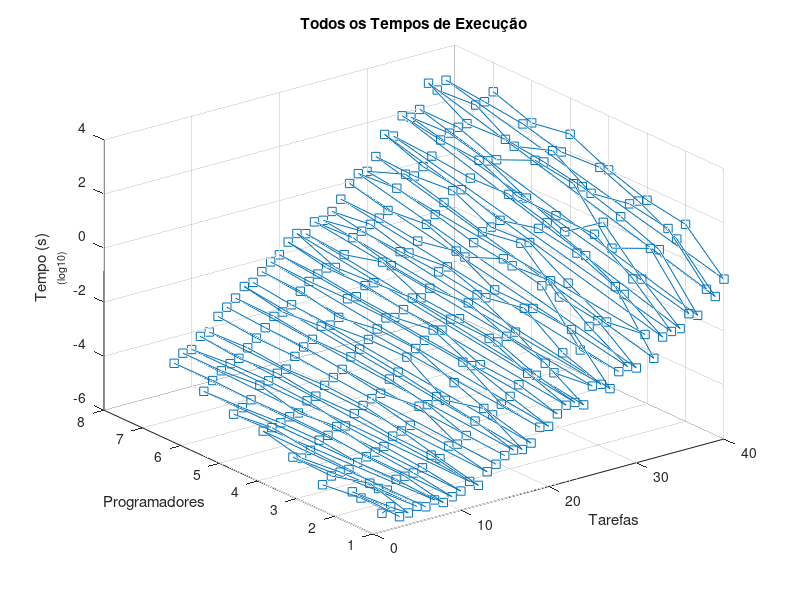

Reproduce this figure in MATLAB.
clear all;
close all;

file = load("temposExecucao.txt")

%file2 = load("temposExecucao.txt");
%file3 = load("temposExecucao.txt");

T = file(:,1);
P = file(:,2);
t = log10(file(:,3));

% T2 = file2(:,1);
% P2 = file2(:,2);
% t2 = log10(file2(:,3));
% 
% T3 = file3(:,1);
% P3 = file3(:,2);
% t3 = log10(file3(:,3));

figure(1)
plot3(T, P, t, '-s');

% plot3(T2, P2, t2, '-or');
% plot3(T3, P3, t3, '-tg');

title 'Todos os Tempos de Execução'
xlabel ('Tarefas')
ylabel ('Programadores')
zlabel ({'Tempo (s)', '_{(log10)}'});
grid on;